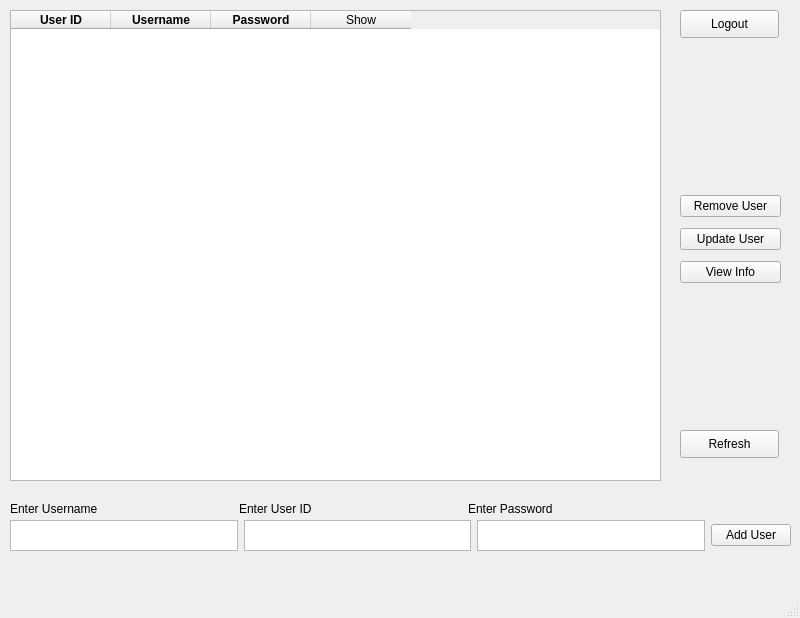
<?xml version="1.0" encoding="UTF-8"?>
<ui version="4.0">
 <class>MainWindow</class>
 <widget class="QMainWindow" name="MainWindow">
  <property name="geometry">
   <rect>
    <x>0</x>
    <y>0</y>
    <width>800</width>
    <height>618</height>
   </rect>
  </property>
  <property name="maximumSize">
   <size>
    <width>16777215</width>
    <height>16770000</height>
   </size>
  </property>
  <property name="windowTitle">
   <string>MainWindow</string>
  </property>
  <widget class="QWidget" name="centralwidget">
   <widget class="QTableWidget" name="tableUsers">
    <property name="geometry">
     <rect>
      <x>10</x>
      <y>10</y>
      <width>651</width>
      <height>471</height>
     </rect>
    </property>
    <property name="columnCount">
     <number>4</number>
    </property>
    <attribute name="verticalHeaderVisible">
     <bool>true</bool>
    </attribute>
    <attribute name="verticalHeaderHighlightSections">
     <bool>true</bool>
    </attribute>
    <column>
     <property name="text">
      <string>User ID</string>
     </property>
     <property name="font">
      <font>
       <weight>75</weight>
       <bold>true</bold>
      </font>
     </property>
     <property name="textAlignment">
      <set>AlignCenter</set>
     </property>
    </column>
    <column>
     <property name="text">
      <string>Username</string>
     </property>
     <property name="font">
      <font>
       <weight>75</weight>
       <bold>true</bold>
      </font>
     </property>
     <property name="textAlignment">
      <set>AlignCenter</set>
     </property>
    </column>
    <column>
     <property name="text">
      <string>Password</string>
     </property>
     <property name="font">
      <font>
       <weight>75</weight>
       <bold>true</bold>
      </font>
     </property>
     <property name="textAlignment">
      <set>AlignCenter</set>
     </property>
    </column>
    <column>
     <property name="text">
      <string>Show</string>
     </property>
    </column>
   </widget>
   <widget class="QPushButton" name="btnRefresh">
    <property name="geometry">
     <rect>
      <x>680</x>
      <y>430</y>
      <width>99</width>
      <height>28</height>
     </rect>
    </property>
    <property name="text">
     <string>Refresh</string>
    </property>
   </widget>
   <widget class="QWidget" name="layoutWidget">
    <property name="geometry">
     <rect>
      <x>680</x>
      <y>190</y>
      <width>101</width>
      <height>100</height>
     </rect>
    </property>
    <layout class="QVBoxLayout" name="verticalLayout_2">
     <item>
      <widget class="QPushButton" name="btnDelete">
       <property name="text">
        <string>Remove User</string>
       </property>
      </widget>
     </item>
     <item>
      <widget class="QPushButton" name="btnUpdate">
       <property name="text">
        <string>Update User</string>
       </property>
      </widget>
     </item>
     <item>
      <widget class="QPushButton" name="btnView">
       <property name="text">
        <string>View Info</string>
       </property>
      </widget>
     </item>
    </layout>
   </widget>
   <widget class="QPushButton" name="btnLogout">
    <property name="geometry">
     <rect>
      <x>680</x>
      <y>10</y>
      <width>99</width>
      <height>28</height>
     </rect>
    </property>
    <property name="text">
     <string>Logout</string>
    </property>
   </widget>
   <widget class="QWidget" name="layoutWidget">
    <property name="geometry">
     <rect>
      <x>10</x>
      <y>500</y>
      <width>681</width>
      <height>18</height>
     </rect>
    </property>
    <layout class="QHBoxLayout" name="horizontalLayout_2">
     <item>
      <widget class="QLabel" name="label">
       <property name="text">
        <string>Enter Username</string>
       </property>
      </widget>
     </item>
     <item>
      <widget class="QLabel" name="label_2">
       <property name="text">
        <string>Enter User ID</string>
       </property>
      </widget>
     </item>
     <item>
      <widget class="QLabel" name="label_3">
       <property name="text">
        <string>Enter Password</string>
       </property>
      </widget>
     </item>
    </layout>
   </widget>
   <widget class="QWidget" name="layoutWidget_2">
    <property name="geometry">
     <rect>
      <x>10</x>
      <y>520</y>
      <width>781</width>
      <height>31</height>
     </rect>
    </property>
    <layout class="QHBoxLayout" name="horizontalLayout_3">
     <item>
      <widget class="QTextEdit" name="UsernameTextbox"/>
     </item>
     <item>
      <widget class="QTextEdit" name="UseridTextbox"/>
     </item>
     <item>
      <widget class="QTextEdit" name="PasswordTextbox"/>
     </item>
     <item>
      <widget class="QPushButton" name="btnAdd">
       <property name="text">
        <string>Add User</string>
       </property>
      </widget>
     </item>
    </layout>
   </widget>
  </widget>
  <widget class="QStatusBar" name="statusbar"/>
  <widget class="QMenuBar" name="menubar">
   <property name="geometry">
    <rect>
     <x>0</x>
     <y>0</y>
     <width>800</width>
     <height>26</height>
    </rect>
   </property>
  </widget>
 </widget>
 <resources/>
 <connections/>
</ui>
